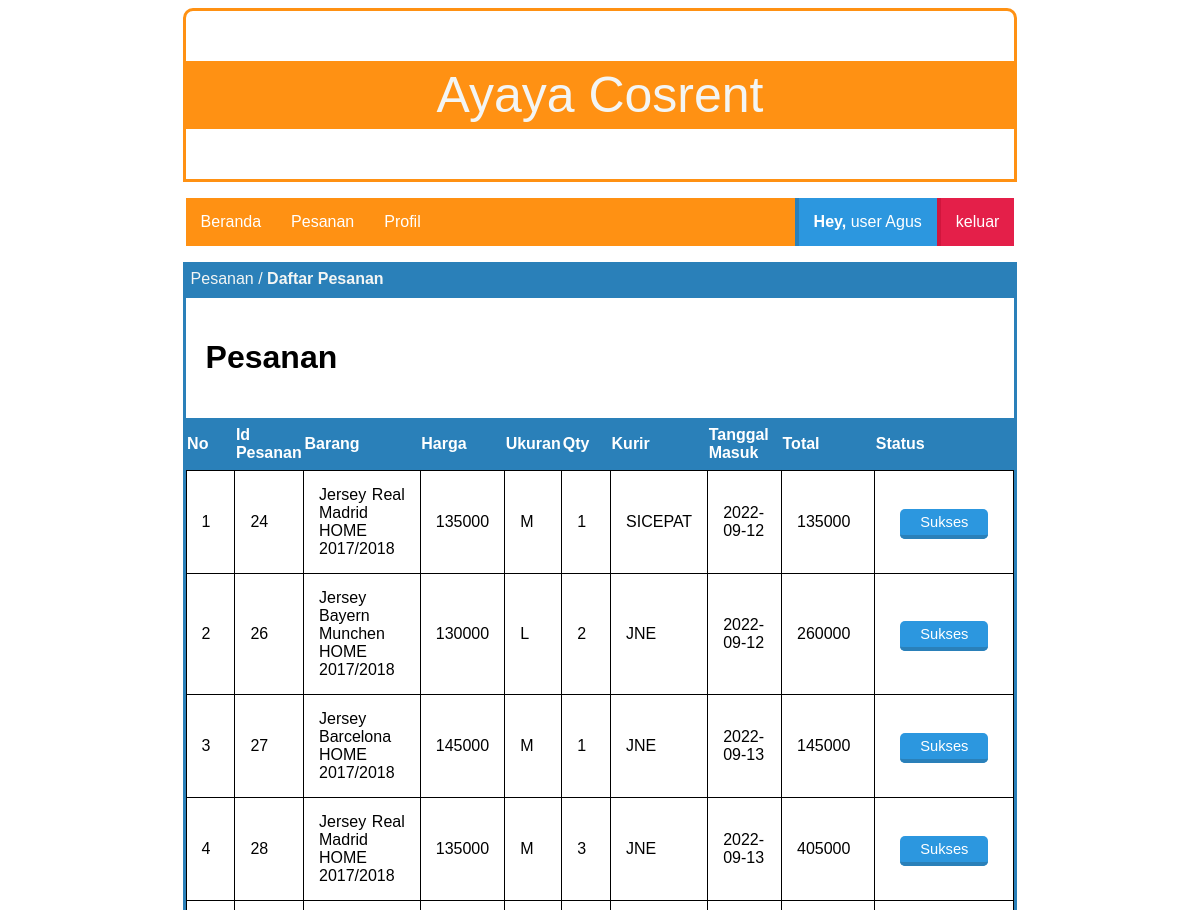
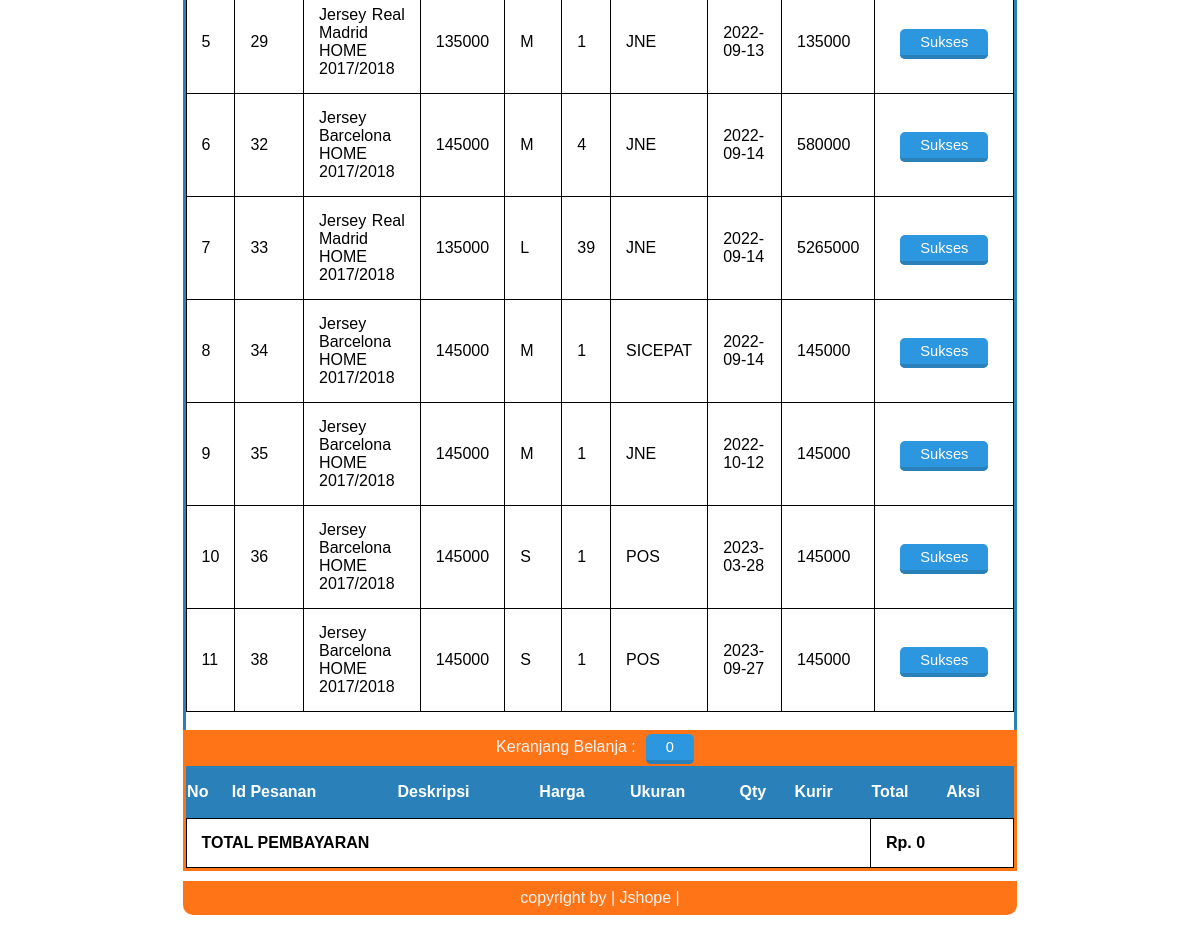
The page /index.php?page=belanja (signed in) on the database its author committed (2 pictures, top to bottom).
### tables this page shows
CREATE TABLE `tbl_pesanan` (
  `id_pesanan` int(100) NOT NULL,
  `id_user` int(100) NOT NULL,
  `id_barang` int(100) NOT NULL,
  `ukuran` varchar(5) NOT NULL,
  `qty` int(50) NOT NULL,
  `kurir` varchar(15) NOT NULL,
  `date_in` date NOT NULL,
  `total` int(100) NOT NULL
);

CREATE TABLE `tbl_barang` (
  `id_barang` int(100) NOT NULL,
  `deskripsi` varchar(100) NOT NULL,
  `harga` int(20) NOT NULL,
  `stok` int(5) NOT NULL,
  `created` date NOT NULL,
  `nama_image` varchar(50) NOT NULL,
  `type_image` varchar(50) NOT NULL,
  `size_image` bigint(20) NOT NULL
);

### page/user/belanja.php (the view, shortened to what this page needs)
<div class="box-title">
    <p>Pesanan / <b>Daftar Pesanan</b></p>
</div>
<div id="box">
  <h1>Pesanan</h1>
  <?php
  include 'lib/koneksi.php';
  if (isset($_SESSION['username'])) $user = $_SESSION['username'];
  $ambiluser = $conn->prepare("SELECT * FROM tbl_users WHERE username =:user");
  $ambiluser->bindparam(':user', $user);
  $ambiluser->execute();
  $data = $ambiluser->fetch(PDO::FETCH_OBJ);
  if (isset($_SESSION['username'])) $id = $data->id_user;
  $query = $conn->prepare("SELECT * FROM tbl_pesanan
                           JOIN tbl_barang ON tbl_pesanan.id_barang=tbl_barang.id_barang
                           WHERE tbl_pesanan.id_user=:id
                           GROUP BY tbl_pesanan.id_pesanan");
  $query->bindparam(':id', $id);
  $query->execute();
  $data = $query->fetchAll();
  ?>
  <table class="news">
    <tr>
      <th>No</th>
      <th>Id Pesanan</th>
      <th>Barang</th>
      <th>Harga</th>
      <th>Ukuran</th>
      <th>Qty</th>
      <th>Kurir</th>
      <th>Tanggal Masuk</th>
      <th>Total</th>
      <th>Status</th>
    </tr>
    <?php
    $no=1;
    foreach ($data as $value): ?>
        <tr>
            <td><?php echo $no; ?></td>
            <td><?php echo $value['id_pesanan'] ?></td>
            <td><?php echo $value['deskripsi'] ?></td>
            <td><?php echo $value['harga'] ?></td>
            <td><?php echo $value['ukuran'] ?></td>
            <td><?php echo $value['qty'] ?></td>
            <td><?php echo $value['kurir'] ?></td>
            <td><?php echo $value['date_in'] ?></td>
            <td><?php echo $value['total'] ?></td>
            <td>
              <a class="tombol-biru">Sukses</a>
            </td>
        </tr>
    <?php
    $no++;
    endforeach;
     ?>
  </table>
  <br>
</div>

### style.css (style rules this page uses)
.box-title { background: #2a80b9; width: 70%; height: 30px; margin: auto; border: 3px solid #2a80b9; }
.box-title p { color: #f3f5f4; margin: 5px 5px; font-family: sans-serif; }
#box { border-bottom: 0px; border-left: 3px solid #2a80b9; border-right: 3px solid #2a80b9; width: 70%; margin: auto; min-height: 200px; overflow: hidden; }
table.news { border-collapse: collapse; width: 100%; }
.news td { padding: 15px; border: 1px solid black; }
.news th { background-color: #2a80b9; color: white; height: 50px; }
#box p, h1, h2, table, tr, td, img { font-family: sans-serif; padding: 20px; text-align: justify; }
.tombol-biru { background: #2c97df; color: white; border-top: 0; border-left: 0; border-right: 0; border-bottom: 4px solid #2a80b9; border-radius: 5px; padding: 5px 20px; text-decoration: none; font-family: sans-serif; font-size: 11pt; margin: 10px; }

### rows shown on the page
tbl_pesanan: id_pesanan "24", id_barang.deskripsi "Jersey Real Madrid HOME 2017/2018", id_barang.harga "135000", ukuran "M", qty "1", kurir "SICEPAT", date_in "2022-09-12", total "135000"
tbl_pesanan: id_pesanan "26", id_barang.deskripsi "Jersey Bayern Munchen HOME 2017/2018", id_barang.harga "130000", ukuran "L", qty "2", kurir "JNE", date_in "2022-09-12", total "260000"
tbl_pesanan: id_pesanan "27", id_barang.deskripsi "Jersey Barcelona HOME 2017/2018", id_barang.harga "145000", ukuran "M", qty "1", kurir "JNE", date_in "2022-09-13", total "145000"
tbl_pesanan: id_pesanan "28", id_barang.deskripsi "Jersey Real Madrid HOME 2017/2018", id_barang.harga "135000", ukuran "M", qty "3", kurir "JNE", date_in "2022-09-13", total "405000"
tbl_pesanan: id_pesanan "29", id_barang.deskripsi "Jersey Real Madrid HOME 2017/2018", id_barang.harga "135000", ukuran "M", qty "1", kurir "JNE", date_in "2022-09-13", total "135000"
tbl_pesanan: id_pesanan "32", id_barang.deskripsi "Jersey Barcelona HOME 2017/2018", id_barang.harga "145000", ukuran "M", qty "4", kurir "JNE", date_in "2022-09-14", total "580000"
tbl_pesanan: id_pesanan "33", id_barang.deskripsi "Jersey Real Madrid HOME 2017/2018", id_barang.harga "135000", ukuran "L", qty "39", kurir "JNE", date_in "2022-09-14", total "5265000"
tbl_pesanan: id_pesanan "34", id_barang.deskripsi "Jersey Barcelona HOME 2017/2018", id_barang.harga "145000", ukuran "M", qty "1", kurir "SICEPAT", date_in "2022-09-14", total "145000"
tbl_pesanan: id_pesanan "35", id_barang.deskripsi "Jersey Barcelona HOME 2017/2018", id_barang.harga "145000", ukuran "M", qty "1", kurir "JNE", date_in "2022-10-12", total "145000"
tbl_pesanan: id_pesanan "36", id_barang.deskripsi "Jersey Barcelona HOME 2017/2018", id_barang.harga "145000", ukuran "S", qty "1", kurir "POS", date_in "2023-03-28", total "145000"
tbl_pesanan: id_pesanan "38", id_barang.deskripsi "Jersey Barcelona HOME 2017/2018", id_barang.harga "145000", ukuran "S", qty "1", kurir "POS", date_in "2023-09-27", total "145000"

### other values the page prints
$title "user"
$user "Agus"
$count "0"
$jumlah "0"
